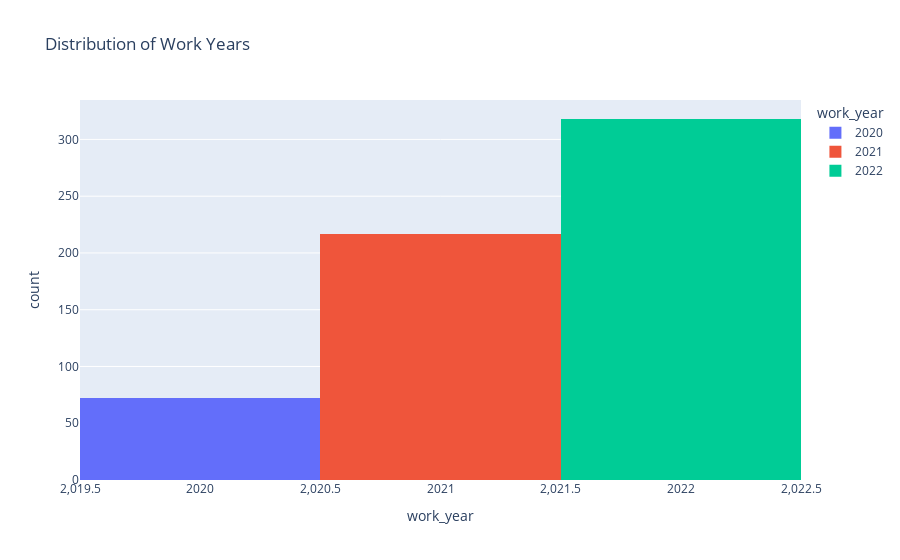

Notebook code cell kept with this figure:
### Code cell
# Visualization of work_year distribution
px.histogram(df, x='work_year', color='work_year', title='Distribution of Work Years')

### Figure 1 — Plotly figure (JSON) as saved in the notebook; plotly's stock layout.template omitted (floating-point values rounded to 4 significant figures; data arrays with more than 128 entries replaced by an {"elided": "..."} marker saying what was removed)
{"data": [{"bingroup": "x", "hovertemplate": "work_year=%{x}<br>count=%{y}<extra></extra>", "legendgroup": "2020", "marker": {"color": "#636efa", "pattern": {"shape": ""}}, "name": "2020", "orientation": "v", "showlegend": true, "type": "histogram", "x": [2020, 2020, 2020, 2020, 2020, 2020, 2020, 2020, 2020, 2020, 2020, 2020, 2020, 2020, 2020, 2020, 2020, 2020, 2020, 2020, 2020, 2020, 2020, 2020, 2020, 2020, 2020, 2020, 2020, 2020, 2020, 2020, 2020, 2020, 2020, 2020, 2020, 2020, 2020, 2020, 2020, 2020, 2020, 2020, 2020, 2020, 2020, 2020, 2020, 2020, 2020, 2020, 2020, 2020, 2020, 2020, 2020, 2020, 2020, 2020, 2020, 2020, 2020, 2020, 2020, 2020, 2020, 2020, 2020, 2020, 2020, 2020], "xaxis": "x", "yaxis": "y"}, {"bingroup": "x", "hovertemplate": "work_year=%{x}<br>count=%{y}<extra></extra>", "legendgroup": "2021", "marker": {"color": "#EF553B", "pattern": {"shape": ""}}, "name": "2021", "orientation": "v", "showlegend": true, "type": "histogram", "x": {"elided": "217 int values"}, "xaxis": "x", "yaxis": "y"}, {"bingroup": "x", "hovertemplate": "work_year=%{x}<br>count=%{y}<extra></extra>", "legendgroup": "2022", "marker": {"color": "#00cc96", "pattern": {"shape": ""}}, "name": "2022", "orientation": "v", "showlegend": true, "type": "histogram", "x": {"elided": "318 int values"}, "xaxis": "x", "yaxis": "y"}], "layout": {"barmode": "relative", "legend": {"title": {"text": "work_year"}, "tracegroupgap": 0}, "title": {"text": "Distribution of Work Years"}, "xaxis": {"anchor": "y", "categoryarray": [2020, 2021, 2022], "categoryorder": "array", "domain": [0, 1], "title": {"text": "work_year"}}, "yaxis": {"anchor": "x", "domain": [0, 1], "title": {"text": "count"}}}}
